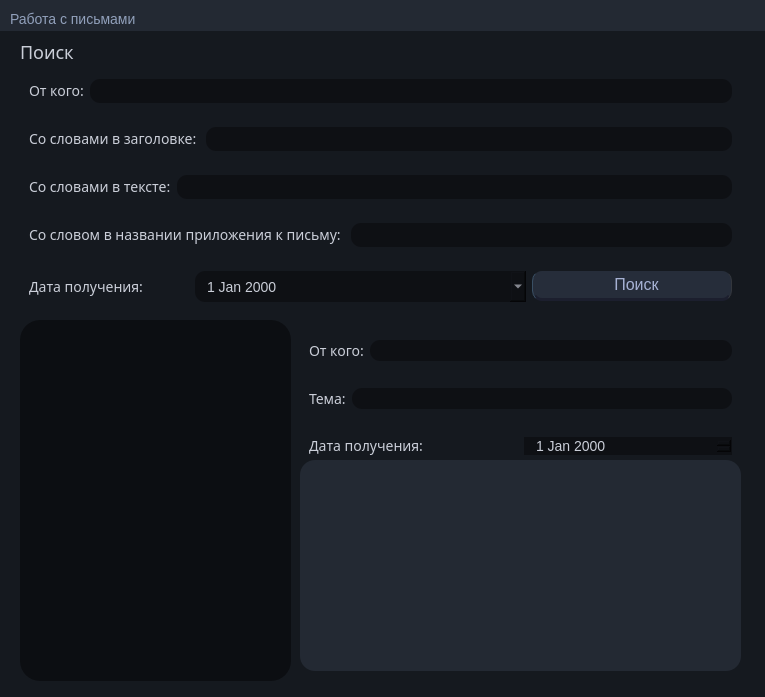
<?xml version="1.0" encoding="UTF-8"?>
<ui version="4.0">
 <class>Form</class>
 <widget class="QWidget" name="Form">
  <property name="geometry">
   <rect>
    <x>0</x>
    <y>0</y>
    <width>765</width>
    <height>697</height>
   </rect>
  </property>
  <property name="windowTitle">
   <string>Form</string>
  </property>
  <property name="styleSheet">
   <string notr="true">font: &quot;Copperplate Gothic Light&quot;;
background-color: rgb(21, 25, 31);</string>
  </property>
  <widget class="QWidget" name="widget" native="true">
   <property name="geometry">
    <rect>
     <x>10</x>
     <y>40</y>
     <width>745</width>
     <height>311</height>
    </rect>
   </property>
   <widget class="QLabel" name="label_9">
    <property name="geometry">
     <rect>
      <x>10</x>
      <y>0</y>
      <width>121</width>
      <height>24</height>
     </rect>
    </property>
    <property name="font">
     <font>
      <family>Copperplate Gothic Light</family>
      <pointsize>-1</pointsize>
      <italic>false</italic>
      <bold>false</bold>
     </font>
    </property>
    <property name="styleSheet">
     <string notr="true">color: rgb(202, 206, 216);
font-size: 18px;
font: &quot;Copperplate Gothic Light&quot;;</string>
    </property>
    <property name="text">
     <string>Поиск</string>
    </property>
    <property name="margin">
     <number>2</number>
    </property>
   </widget>
   <widget class="QWidget" name="gridLayoutWidget">
    <property name="geometry">
     <rect>
      <x>10</x>
      <y>30</y>
      <width>721</width>
      <height>241</height>
     </rect>
    </property>
    <layout class="QGridLayout" name="gridLayout">
     <item row="1" column="0">
      <widget class="QWidget" name="widget_6" native="true">
       <layout class="QHBoxLayout" name="horizontalLayout_3">
        <item>
         <widget class="QLabel" name="label_10">
          <property name="font">
           <font>
            <family>Copperplate Gothic Light</family>
            <pointsize>-1</pointsize>
            <italic>false</italic>
            <bold>false</bold>
           </font>
          </property>
          <property name="styleSheet">
           <string notr="true">color: rgb(202, 206, 216);
font-size: 14px;</string>
          </property>
          <property name="text">
           <string>Со словами в заголовке: </string>
          </property>
          <property name="margin">
           <number>2</number>
          </property>
         </widget>
        </item>
        <item>
         <widget class="QLineEdit" name="WordsInSubjectLine">
          <property name="minimumSize">
           <size>
            <width>0</width>
            <height>21</height>
           </size>
          </property>
          <property name="maximumSize">
           <size>
            <width>16777215</width>
            <height>31</height>
           </size>
          </property>
          <property name="styleSheet">
           <string notr="true">QLineEdit{
border: 0px solid  rgb(39, 77, 105) ;
	background-color: rgb(14, 16, 20);
color: #FFF;
border-radius: 10px;
padding-left: 20px;
padding-right: 20px;
}
</string>
          </property>
          <property name="placeholderText">
           <string/>
          </property>
         </widget>
        </item>
       </layout>
      </widget>
     </item>
     <item row="0" column="0">
      <widget class="QWidget" name="widget_5" native="true">
       <layout class="QHBoxLayout" name="horizontalLayout_2">
        <item>
         <widget class="QLabel" name="label_8">
          <property name="font">
           <font>
            <family>Copperplate Gothic Light</family>
            <pointsize>-1</pointsize>
            <italic>false</italic>
            <bold>false</bold>
           </font>
          </property>
          <property name="styleSheet">
           <string notr="true">color: rgb(202, 206, 216);
font-size: 14px;</string>
          </property>
          <property name="text">
           <string>От кого:</string>
          </property>
          <property name="margin">
           <number>2</number>
          </property>
         </widget>
        </item>
        <item>
         <widget class="QLineEdit" name="fromWhoLine">
          <property name="minimumSize">
           <size>
            <width>0</width>
            <height>21</height>
           </size>
          </property>
          <property name="maximumSize">
           <size>
            <width>16777215</width>
            <height>31</height>
           </size>
          </property>
          <property name="styleSheet">
           <string notr="true">QLineEdit{
border: 0px solid  rgb(39, 77, 105) ;
	background-color: rgb(14, 16, 20);
color: #FFF;
border-radius: 10px;
padding-left: 20px;
padding-right: 20px;
}
</string>
          </property>
          <property name="placeholderText">
           <string/>
          </property>
         </widget>
        </item>
       </layout>
      </widget>
     </item>
     <item row="3" column="0">
      <widget class="QWidget" name="widget_8" native="true">
       <layout class="QHBoxLayout" name="horizontalLayout_5">
        <item>
         <widget class="QLabel" name="label_12">
          <property name="font">
           <font>
            <family>Copperplate Gothic Light</family>
            <pointsize>-1</pointsize>
            <italic>false</italic>
            <bold>false</bold>
           </font>
          </property>
          <property name="styleSheet">
           <string notr="true">color: rgb(202, 206, 216);
font-size: 14px;</string>
          </property>
          <property name="text">
           <string>Со словом в названии приложения к письму: </string>
          </property>
          <property name="margin">
           <number>2</number>
          </property>
         </widget>
        </item>
        <item>
         <widget class="QLineEdit" name="WordsInAttachLine">
          <property name="minimumSize">
           <size>
            <width>0</width>
            <height>21</height>
           </size>
          </property>
          <property name="maximumSize">
           <size>
            <width>16777215</width>
            <height>31</height>
           </size>
          </property>
          <property name="styleSheet">
           <string notr="true">QLineEdit{
border: 0px solid  rgb(39, 77, 105) ;
	background-color: rgb(14, 16, 20);
color: #FFF;
border-radius: 10px;
padding-left: 20px;
padding-right: 20px;
}
</string>
          </property>
          <property name="placeholderText">
           <string/>
          </property>
         </widget>
        </item>
       </layout>
      </widget>
     </item>
     <item row="2" column="0">
      <widget class="QWidget" name="widget_7" native="true">
       <layout class="QHBoxLayout" name="horizontalLayout_4">
        <item>
         <widget class="QLabel" name="label_11">
          <property name="font">
           <font>
            <family>Copperplate Gothic Light</family>
            <pointsize>-1</pointsize>
            <italic>false</italic>
            <bold>false</bold>
           </font>
          </property>
          <property name="styleSheet">
           <string notr="true">color: rgb(202, 206, 216);
font-size: 14px;</string>
          </property>
          <property name="text">
           <string>Со словами в тексте:</string>
          </property>
          <property name="margin">
           <number>2</number>
          </property>
         </widget>
        </item>
        <item>
         <widget class="QLineEdit" name="WordsInTextLine">
          <property name="minimumSize">
           <size>
            <width>0</width>
            <height>21</height>
           </size>
          </property>
          <property name="maximumSize">
           <size>
            <width>16777215</width>
            <height>31</height>
           </size>
          </property>
          <property name="styleSheet">
           <string notr="true">QLineEdit{
border: 0px solid  rgb(39, 77, 105) ;
	background-color: rgb(14, 16, 20);
color: #FFF;
border-radius: 10px;
padding-left: 20px;
padding-right: 20px;
}
</string>
          </property>
          <property name="placeholderText">
           <string/>
          </property>
         </widget>
        </item>
       </layout>
      </widget>
     </item>
     <item row="4" column="0">
      <widget class="QWidget" name="widget_9" native="true">
       <property name="styleSheet">
        <string notr="true">outline: 0px;</string>
       </property>
       <layout class="QHBoxLayout" name="horizontalLayout_6">
        <item>
         <widget class="QLabel" name="label_13">
          <property name="font">
           <font>
            <family>Copperplate Gothic Light</family>
            <pointsize>-1</pointsize>
            <italic>false</italic>
            <bold>false</bold>
           </font>
          </property>
          <property name="styleSheet">
           <string notr="true">color: rgb(202, 206, 216);
font-size: 14px;</string>
          </property>
          <property name="text">
           <string>Дата получения: </string>
          </property>
          <property name="margin">
           <number>2</number>
          </property>
         </widget>
        </item>
        <item>
         <widget class="QDateEdit" name="dateEdit">
          <property name="minimumSize">
           <size>
            <width>331</width>
            <height>31</height>
           </size>
          </property>
          <property name="styleSheet">
           <string notr="true">QDateEdit {
	color: rgb(202, 206, 216);
	font-size: 14px;
	border: 0px solid  rgb(39, 77, 105) ;
	background-color: rgb(14, 16, 20);
	border-radius: 10px;
	padding-left: 10px;
	padding-right: 20px;
}

QDateEdit::drop-down 
{;
	margin-left: -12px;
	margin-top: 2px;
	background-image: url(:/Pngs/Assets/ICLight/chevron-down.png);
    border: 0px solid red;
}
/*
QDateEdit QAbstracctItemView: enabled {
	
	background-color: rgb(35, 41, 51);
	color: rgb(179, 203, 231);
}*/

QCalendarWidget QToolButton {
  	/*height: 60px;
  	width: 150px;*/
  	color: white;
  	font-size: 14px;
  	icon-size: 16px, 16px;
  	background-color:transparent;
  }
  QCalendarWidget QMenu {
  	/*width: 150px;*/
  	left: 20px;
  	color: white;
  	font-size: 14px;
  	background-color: rgb(100, 100, 120);
  }
  QCalendarWidget QSpinBox { 
  	/*width: 50px; */
  	font-size: 14px; 
  	color: white; 
  	background-color: qlineargradient(x1:0, y1:0, x2:0, y2:1, stop: 0 #cccccc, stop: 1 #333333); 
  	selection-background-color: rgb(136, 136, 136);
  	selection-color: rgb(255, 255, 255);
  }
  QCalendarWidget QSpinBox::up-button { subcontrol-origin: border;  subcontrol-position: top right;  width:25px; }
  QCalendarWidget QSpinBox::down-button {subcontrol-origin: border; subcontrol-position: bottom right;  width:25px;}
  QCalendarWidget QSpinBox::up-arrow { width:20px;  height:20px; }
  QCalendarWidget QSpinBox::down-arrow { width:20px;  height:20px; }
   
  /* header row */
  QCalendarWidget QWidget { alternate-background-color: rgb(58, 65, 98); }
   
  /* normal days */
  QCalendarWidget QAbstractItemView:enabled 
  {
  	font-size: 16px;  
  	color: rgb(180, 180, 180);  
  	background-color: rgb(35, 41, 51);  
  	selection-background-color: rgb(55, 61, 100);  
  	selection-color: rgb(0, 255, 0); 
  }
   
  /* days in other months */
  /* navigation bar */
QCalendarWidget QWidget#qt_calendar_navigationbar
{ 
  background-color: rgb(37, 42, 50); 
}

QCalendarWidget QAbstractItemView:disabled 
{ 
color: rgb(64, 64, 64); 
}
</string>
          </property>
          <property name="calendarPopup">
           <bool>true</bool>
          </property>
         </widget>
        </item>
        <item>
         <widget class="QPushButton" name="mailWorkSearchButton">
          <property name="minimumSize">
           <size>
            <width>200</width>
            <height>30</height>
           </size>
          </property>
          <property name="styleSheet">
           <string notr="true">QPushButton {
	color: rgb(166, 177, 211);
	background-color: rgb(38, 45, 58);
	border-left: 1px solid rgb(57, 79, 100);
	border-right: 1px solid rgb(51, 54, 60);	
	border-bottom: 3px solid rgb(28, 31, 46);

	font-size: 16px;
	font: &quot;Copperplate Gothic Light&quot;;

	border-radius: 10px
}
QPushButton::hover {
	background-color: rgb(25, 45, 64);
	border-left: 2px solid rgb(37, 46, 53);
	border-right: 2px solid rgb(31, 34, 40);	
	border-bottom: 3px solid rgb(18, 21, 26);
}

QPushButton::pressed {
	background-color: rgb(20, 25, 34);
	border-left: 2px solid rgb(5, 26, 33);
	border-right: 2px solid rgb(5, 24, 30);	
	border-bottom: 3px solid rgb(5, 21, 26);
}</string>
          </property>
          <property name="text">
           <string>  Поиск</string>
          </property>
          <property name="icon">
           <iconset resource="auto_res.qrc">
            <normaloff>:/Pngs/Assets/ICLight/search.png</normaloff>:/Pngs/Assets/ICLight/search.png</iconset>
          </property>
         </widget>
        </item>
       </layout>
      </widget>
     </item>
    </layout>
   </widget>
  </widget>
  <widget class="QWidget" name="widget_2" native="true">
   <property name="geometry">
    <rect>
     <x>10</x>
     <y>320</y>
     <width>741</width>
     <height>361</height>
    </rect>
   </property>
   <property name="styleSheet">
    <string notr="true">/* VERTICAL SCROLLBAR */
 QScrollBar:vertical {
	border: none;
    background: rgb(27, 32, 40);
    width: 14px;
    margin: 15px 0 15px 0;
	border-radius: 0px;
 }

/*  HANDLE BAR VERTICAL */
QScrollBar::handle:vertical {	
	background-color: rgb(77, 87, 99);
	min-height: 30px;
	border-radius: 7px;
}
QScrollBar::handle:vertical:hover{	
	background-color: rgb(107, 117, 139);
}
QScrollBar::handle:vertical:pressed {	
	background-color: rgb(117, 135, 150);
}

/* BTN TOP - SCROLLBAR */
QScrollBar::sub-line:vertical {
	border: none;
	background-color: rgb(37, 42, 50);
	height: 15px;
	border-top-left-radius: 7px;
	border-top-right-radius: 7px;
	subcontrol-position: top;
	subcontrol-origin: margin;
}
/*QScrollBar::sub-line:vertical:hover {	
	background-color: rgb(255, 0, 127);
}*/
QScrollBar::sub-line:vertical:pressed {	
	background-color: rgb(47, 52, 60);
}

/* BTN BOTTOM - SCROLLBAR */
QScrollBar::add-line:vertical {
	border: none;
	background-color: rgb(37, 42, 50);
	height: 15px;
	border-bottom-left-radius: 7px;
	border-bottom-right-radius: 7px;
	subcontrol-position: bottom;
	subcontrol-origin: margin;
}
/*QScrollBar::add-line:vertical:hover {	
	background-color: rgb(255, 0, 127);
}*/
QScrollBar::add-line:vertical:pressed {	
	background-color:  rgb(47, 52, 60);
}

/* RESET ARROW */
QScrollBar::up-arrow:vertical, QScrollBar::down-arrow:vertical {
	background: none;
}
QScrollBar::add-page:vertical, QScrollBar::sub-page:vertical {
	background: none;
}



</string>
   </property>
   <widget class="QListWidget" name="mailList">
    <property name="geometry">
     <rect>
      <x>10</x>
      <y>0</y>
      <width>271</width>
      <height>361</height>
     </rect>
    </property>
    <property name="styleSheet">
     <string notr="true">QListWidget
{
border : 0px solid black;
border-radius: 20px;
background : rgb(12, 14, 18);
padding: 6px;
outline: 0px;
font-size: 18px;
}
 QListView::item:selected
{
border : 2px solid rgb(21, 25, 31);
background : rgb(41, 49, 61);
}

QListView::item {
	color: rgb(202, 206, 216);
    background-color:rgb(21, 25, 31);
	border-radius: 10px;
	padding: 12px;
	margin: 5px
}

/*QListWidget QScrollBar
{
background : rgb(33, 39, 48);
border: 2px solid red;
border-radius: 10px;
}
QListWidget QScrollBar::handle
{
background : rgb(91, 100, 105);
}

QListWidget QScrollBar::handle::pressed
{
background : rgb(107, 117, 127);
}
QListView  QScrollBar::down-arrow:vertical {               

	height: 40px; 
	width: 40px  
 }
*/</string>
    </property>
    <property name="autoScroll">
     <bool>true</bool>
    </property>
    <property name="showDropIndicator" stdset="0">
     <bool>false</bool>
    </property>
   </widget>
   <widget class="QWidget" name="widget_10" native="true">
    <property name="geometry">
     <rect>
      <x>290</x>
      <y>10</y>
      <width>441</width>
      <height>351</height>
     </rect>
    </property>
    <widget class="QWidget" name="gridLayoutWidget_2">
     <property name="geometry">
      <rect>
       <x>0</x>
       <y>0</y>
       <width>441</width>
       <height>137</height>
      </rect>
     </property>
     <layout class="QGridLayout" name="gridLayout_2">
      <item row="1" column="0">
       <widget class="QWidget" name="widget_12" native="true">
        <layout class="QHBoxLayout" name="horizontalLayout_8">
         <item>
          <widget class="QLabel" name="label_16">
           <property name="font">
            <font>
             <family>Copperplate Gothic Light</family>
             <pointsize>-1</pointsize>
             <italic>false</italic>
             <bold>false</bold>
            </font>
           </property>
           <property name="styleSheet">
            <string notr="true">color: rgb(202, 206, 216);
font-size: 14px;</string>
           </property>
           <property name="text">
            <string>Тема:</string>
           </property>
           <property name="margin">
            <number>2</number>
           </property>
          </widget>
         </item>
         <item>
          <widget class="QLineEdit" name="searchedSubjectLine">
           <property name="minimumSize">
            <size>
             <width>221</width>
             <height>21</height>
            </size>
           </property>
           <property name="styleSheet">
            <string notr="true">QLineEdit{
border: 0px solid  rgb(39, 77, 105) ;
	background-color: rgb(14, 16, 20);
color: #FFF;
border-radius: 10px;
padding-left: 20px;
padding-right: 20px;
}
</string>
           </property>
           <property name="readOnly">
            <bool>true</bool>
           </property>
           <property name="placeholderText">
            <string/>
           </property>
          </widget>
         </item>
        </layout>
       </widget>
      </item>
      <item row="0" column="0">
       <widget class="QWidget" name="widget_11" native="true">
        <layout class="QHBoxLayout" name="horizontalLayout_7">
         <item>
          <widget class="QLabel" name="label_14">
           <property name="font">
            <font>
             <family>Copperplate Gothic Light</family>
             <pointsize>-1</pointsize>
             <italic>false</italic>
             <bold>false</bold>
            </font>
           </property>
           <property name="styleSheet">
            <string notr="true">color: rgb(202, 206, 216);
font-size: 14px;</string>
           </property>
           <property name="text">
            <string>От кого:</string>
           </property>
           <property name="margin">
            <number>2</number>
           </property>
          </widget>
         </item>
         <item>
          <widget class="QLineEdit" name="searchedFromWhoLine">
           <property name="minimumSize">
            <size>
             <width>221</width>
             <height>21</height>
            </size>
           </property>
           <property name="styleSheet">
            <string notr="true">QLineEdit{
border: 0px solid  rgb(39, 77, 105) ;
	background-color: rgb(14, 16, 20);
color: #FFF;
border-radius: 10px;
padding-left: 20px;
padding-right: 20px;
}
</string>
           </property>
           <property name="readOnly">
            <bool>true</bool>
           </property>
           <property name="placeholderText">
            <string/>
           </property>
          </widget>
         </item>
        </layout>
       </widget>
      </item>
      <item row="2" column="0">
       <widget class="QWidget" name="widget_13" native="true">
        <layout class="QHBoxLayout" name="horizontalLayout_9">
         <item>
          <widget class="QLabel" name="label_15">
           <property name="font">
            <font>
             <family>Copperplate Gothic Light</family>
             <pointsize>-1</pointsize>
             <italic>false</italic>
             <bold>false</bold>
            </font>
           </property>
           <property name="styleSheet">
            <string notr="true">color: rgb(202, 206, 216);
font-size: 14px;</string>
           </property>
           <property name="text">
            <string>Дата получения: </string>
           </property>
           <property name="margin">
            <number>2</number>
           </property>
          </widget>
         </item>
         <item>
          <widget class="QDateEdit" name="searchedDateEdit">
           <property name="styleSheet">
            <string notr="true">QDateEdit {
	color: rgb(202, 206, 216);
	font-size: 14px;
	border: 0px solid  rgb(39, 77, 105) ;
	background-color: rgb(14, 16, 20);
	border-radius: 10px;
	padding-left: 10px;
	padding-right: 20px;
}</string>
           </property>
           <property name="readOnly">
            <bool>true</bool>
           </property>
           <property name="calendarPopup">
            <bool>false</bool>
           </property>
          </widget>
         </item>
        </layout>
       </widget>
      </item>
     </layout>
    </widget>
    <widget class="QTextBrowser" name="textMailBrowser">
     <property name="geometry">
      <rect>
       <x>0</x>
       <y>130</y>
       <width>441</width>
       <height>211</height>
      </rect>
     </property>
     <property name="styleSheet">
      <string notr="true">QTextBrowser {
	color: rgb(202, 206, 216);
	background-color: rgb(35, 41, 51);
	border-radius: 15px;
	padding: 10px;
}</string>
     </property>
     <property name="html">
      <string>&lt;!DOCTYPE HTML PUBLIC &quot;-//W3C//DTD HTML 4.0//EN&quot; &quot;http://www.w3.org/TR/REC-html40/strict.dtd&quot;&gt;
&lt;html&gt;&lt;head&gt;&lt;meta name=&quot;qrichtext&quot; content=&quot;1&quot; /&gt;&lt;meta charset=&quot;utf-8&quot; /&gt;&lt;style type=&quot;text/css&quot;&gt;
p, li { white-space: pre-wrap; }
hr { height: 1px; border-width: 0; }
li.unchecked::marker { content: &quot;\2610&quot;; }
li.checked::marker { content: &quot;\2612&quot;; }
&lt;/style&gt;&lt;/head&gt;&lt;body style=&quot; font-family:'Segoe UI'; font-size:8.50909pt; font-weight:400; font-style:normal;&quot;&gt;
&lt;p style=&quot;-qt-paragraph-type:empty; margin-top:0px; margin-bottom:0px; margin-left:0px; margin-right:0px; -qt-block-indent:0; text-indent:0px; font-size:8.50909pt;&quot;&gt;&lt;br /&gt;&lt;/p&gt;&lt;/body&gt;&lt;/html&gt;</string>
     </property>
    </widget>
   </widget>
  </widget>
  <widget class="QWidget" name="widget_3" native="true">
   <property name="geometry">
    <rect>
     <x>0</x>
     <y>0</y>
     <width>771</width>
     <height>31</height>
    </rect>
   </property>
   <property name="styleSheet">
    <string notr="true">background-color: rgb(35, 41, 51);</string>
   </property>
   <widget class="QWidget" name="widget_4" native="true">
    <property name="geometry">
     <rect>
      <x>670</x>
      <y>-10</y>
      <width>91</width>
      <height>51</height>
     </rect>
    </property>
    <property name="styleSheet">
     <string notr="true">QPushButton {
	border: 2px solid transparent;
}
QPushButton::pressed {
	background-color: rgb(20, 25, 34);
}</string>
    </property>
    <layout class="QHBoxLayout" name="horizontalLayout">
     <item>
      <widget class="QPushButton" name="mailWorkCollapseButton">
       <property name="text">
        <string/>
       </property>
       <property name="icon">
        <iconset resource="auto_res.qrc">
         <normaloff>:/Pngs/Assets/ICLight/minus.png</normaloff>:/Pngs/Assets/ICLight/minus.png</iconset>
       </property>
       <property name="iconSize">
        <size>
         <width>22</width>
         <height>22</height>
        </size>
       </property>
      </widget>
     </item>
     <item>
      <widget class="QPushButton" name="mailWorkCloseButton">
       <property name="text">
        <string/>
       </property>
       <property name="icon">
        <iconset resource="auto_res.qrc">
         <normaloff>:/Pngs/Assets/ICLight/x.png</normaloff>:/Pngs/Assets/ICLight/x.png</iconset>
       </property>
       <property name="iconSize">
        <size>
         <width>22</width>
         <height>22</height>
        </size>
       </property>
      </widget>
     </item>
    </layout>
    <zorder>mailWorkCloseButton</zorder>
    <zorder>mailWorkCollapseButton</zorder>
   </widget>
   <widget class="QLabel" name="label">
    <property name="geometry">
     <rect>
      <x>10</x>
      <y>10</y>
      <width>131</width>
      <height>18</height>
     </rect>
    </property>
    <property name="styleSheet">
     <string notr="true">color: rgb(145, 160, 187);
font: &quot;Copperplate Gothic Light&quot;;
font-size: 14px;</string>
    </property>
    <property name="text">
     <string>Работа с письмами</string>
    </property>
   </widget>
  </widget>
 </widget>
 <resources>
  <include location="auto_res.qrc"/>
 </resources>
 <connections/>
</ui>
